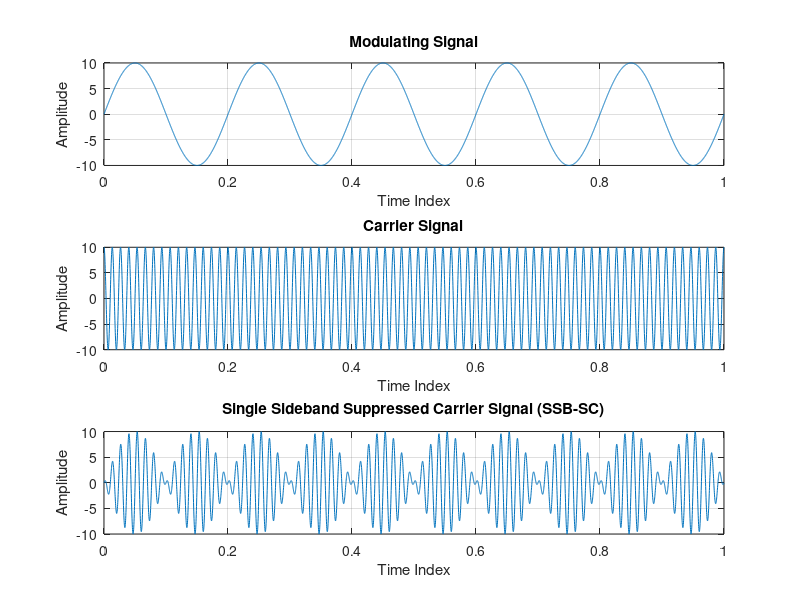

Source code (MATLAB):
clc;
close all;
clear all;

% Modulating index
m_critical = 1; %critical
m_over = 1.5; %over
m_under = 0.5; %under

% Amplitude of modulating signal
Am = 10; 

% Frequency of modulating signal (Hz)
fm = 5; 

% Time period of modulating signal (s)
Ta = 1/fm; 

t = 0:Ta/1000:1; % 1000 samples

% Modulating signal
ym = Am*sin(2*pi*fm*t);
figure(1)
subplot(3,1,1)
plot(t,ym)
grid on;
xlabel('Time Index')
ylabel('Amplitude')
title('Modulating Signal')

% Relation between Am/Cm and fc/fa
Ac = Am/m_critical;

fc = fm*15;
Tc = 1/fc;

% Carrier signal
yc = Ac*cos(2*pi*fc*t);
subplot(3,1,2)
plot(t,yc)
grid on;
xlabel('Time Index')
ylabel('Amplitude')
title('Carrier Signal')

% SSB-SC signal
%y = cos(2*pi*(fm-fc)*t);
m_cap_t = sin(2*pi*fm*t);
y = ym.*cos(2*pi*fc*t)+m_cap_t.*sin(2*pi*fc*t);
subplot(3,1,3)
plot(t,y)
grid on;
xlabel('Time Index')
ylabel('Amplitude')
title('Single Sideband Suppressed Carrier Signal (SSB-SC)')
